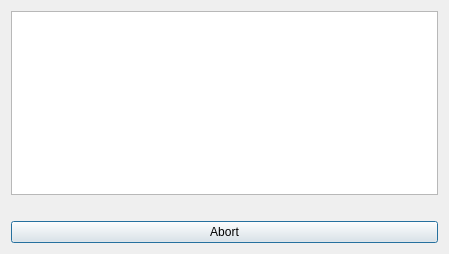
<?xml version="1.0" encoding="UTF-8"?>
<ui version="4.0">
 <class>LoadingForm</class>
 <widget class="QDialog" name="LoadingForm">
  <property name="geometry">
   <rect>
    <x>0</x>
    <y>0</y>
    <width>449</width>
    <height>254</height>
   </rect>
  </property>
  <property name="windowTitle">
   <string>Working</string>
  </property>
  <property name="windowIcon">
   <iconset resource="../huggle_res/pictures.qrc">
    <normaloff>:/huggle/pictures/Resources/huggle3_small.ico</normaloff>:/huggle/pictures/Resources/huggle3_small.ico</iconset>
  </property>
  <layout class="QVBoxLayout" name="verticalLayout">
   <item>
    <widget class="QTableWidget" name="tableWidget">
     <property name="selectionBehavior">
      <enum>QAbstractItemView::SelectRows</enum>
     </property>
    </widget>
   </item>
   <item>
    <widget class="QLabel" name="label_2">
     <property name="text">
      <string/>
     </property>
    </widget>
   </item>
   <item>
    <widget class="QPushButton" name="pushButton">
     <property name="text">
      <string>Abort</string>
     </property>
    </widget>
   </item>
  </layout>
 </widget>
 <resources>
  <include location="../huggle_res/pictures.qrc"/>
 </resources>
 <connections/>
</ui>
